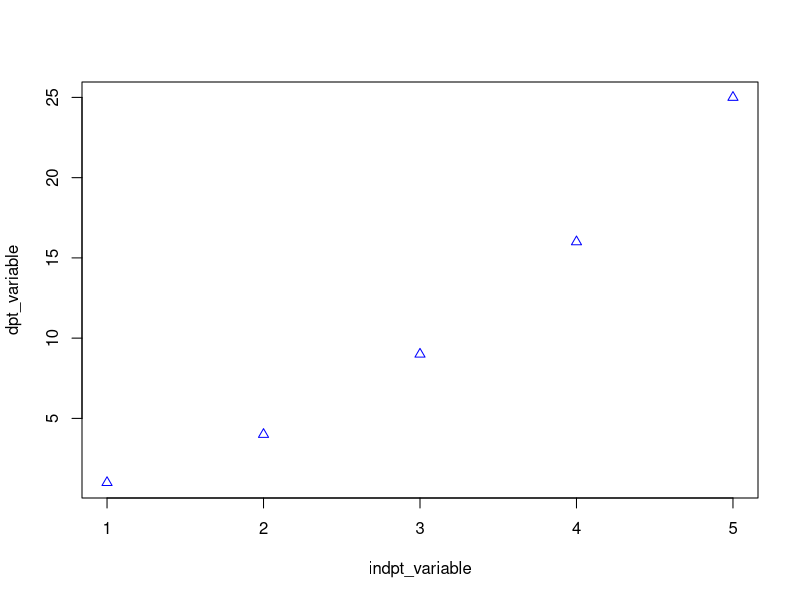
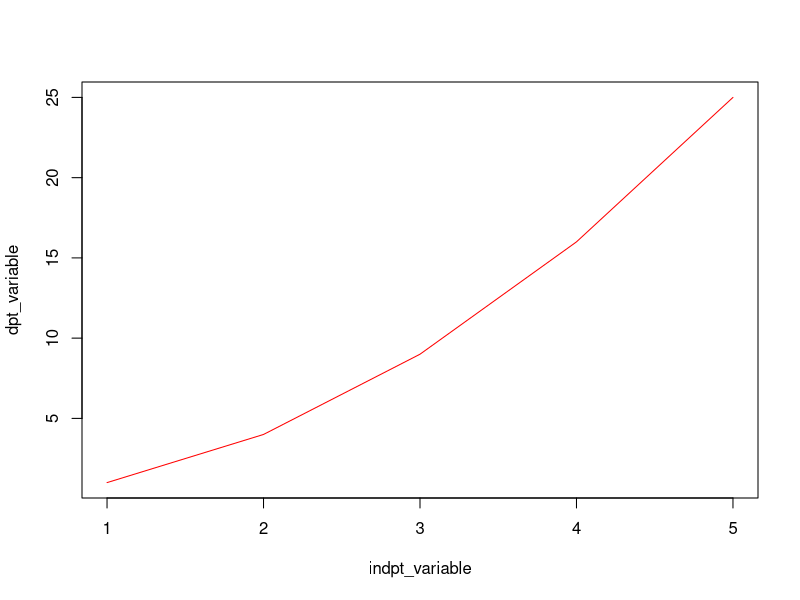

Generate these figures, in order, with R:
## ---- chunk 1
#| echo: true

# calculate the sinus of 1
sin(1)

# calculate the absolute value
abs(-2)

# calculate the square root of 25
sqrt(25)

# you can also store the result using assignment
result <- sqrt(25) + abs(-2)

## ---- chunk 2
#| echo: true

# Sort in a sequence of number
    sort(c(10, 2, 4, 2, 3.1))

# Reverse the order
    sort(c(10, 2, 4, 2, 3.1), decreasing = TRUE)

# Sort also work with string
    sort(c("jaojaoby", "tovo j'hay", "bessa", "reko"))

# Extract the unique value
    unique(c(10, 2, 4, 2, 3.1))
## ---- chunk 3
#| echo: true
indpt_variable <- 1:5 # shortcut to generate discrete from 1 to 5
dpt_variable <- indpt_variable^2 # square the values in x

plot(
    x = indpt_variable, # values to put on the x-axis
    y = dpt_variable, # values to put on the y-axis
    col = "blue", # color of the points
    pch = 2, # type of points
    typ = "p") # "p" is short for points

## ---- chunk 4
#| echo: true
#|
indpt_variable <- 1:5 # shortcut to generate discrete from 1 to 5
dpt_variable <- indpt_variable^2 # square the values in x

plot(
    x = indpt_variable, # values to put on the x-axis
    y = dpt_variable, # values to put on the y-axis
    col = "red", # color of the points
    typ = "l") # "l" is short for line

## ---- chunk 5
#| echo: true
mat <-
    matrix(data = c(6, 1, 0, 3, 10, 1, 0, 0.5, 0, 3, 0, 2),
    nrow = 4,
    ncol = 3,
    byrow = FALSE)
mat
## ---- chunk 6
#| echo: true
mat <-
    matrix(
        byrow = FALSE,
        ncol = 3,
        data = c(6, 1, 0, 3, 10, 1, 0, 0.5, 0, 3, 0, 2),
        nrow = 4
    )
mat
## ---- chunk 7
#| echo: true
mat <-
    matrix(c(6, 1, 0, 3, 10, 1, 0, 0.5, 0, 3, 0, 2), 4, 3, FALSE)
mat
## ---- chunk 8
#| echo: true
mat <-
    matrix(
        c(6, 1, 0, 3, 10, 1, 0, 0.5, 0, 3, 0, 2), 3, 4, FALSE)
mat
## ---- chunk 9
#| echo: true
mat <-
    matrix(
        c(6, 1, 0, 3, 10, 1, 0, 0.5, 0, 3, 0, 2), 3, 4, FALSE)
mat
## ---- chunk 10
#| echo: true
mat <-
    matrix(
        data = c(6, 1, 0,
                3, 10, 1,
                0, 0.5, 0,
                3, 0, 2),
        nrow = 4,
        ncol = 3,
        byrow = FALSE)
mat
## ---- chunk 11
#| echo: true
mat <-
    matrix(
        data = c(6, 1, 0,
                3, 10, 1,
                0, 0.5, 0,
                3, 0, 2),
    nrow = 4)
mat
